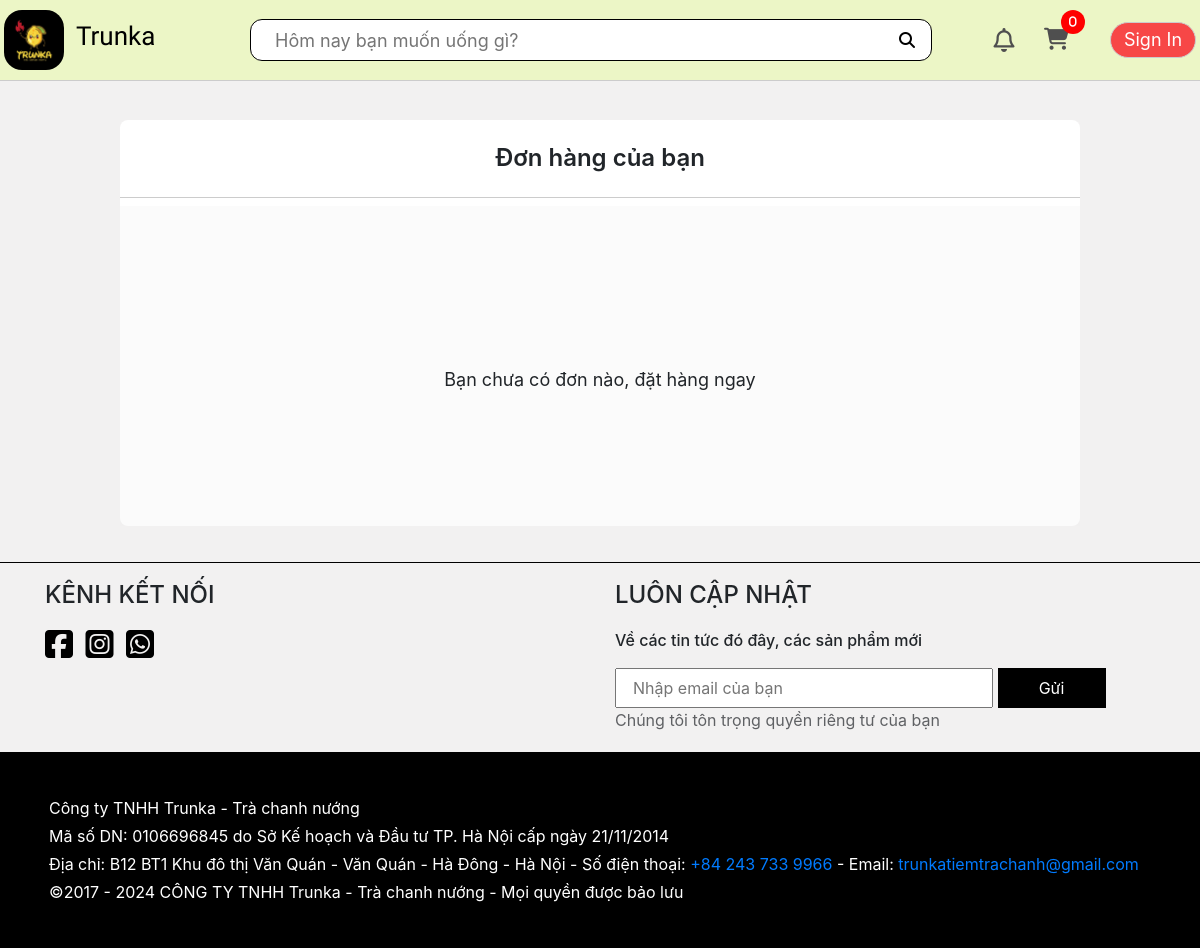
The app's page /order/ (signed in), older data.
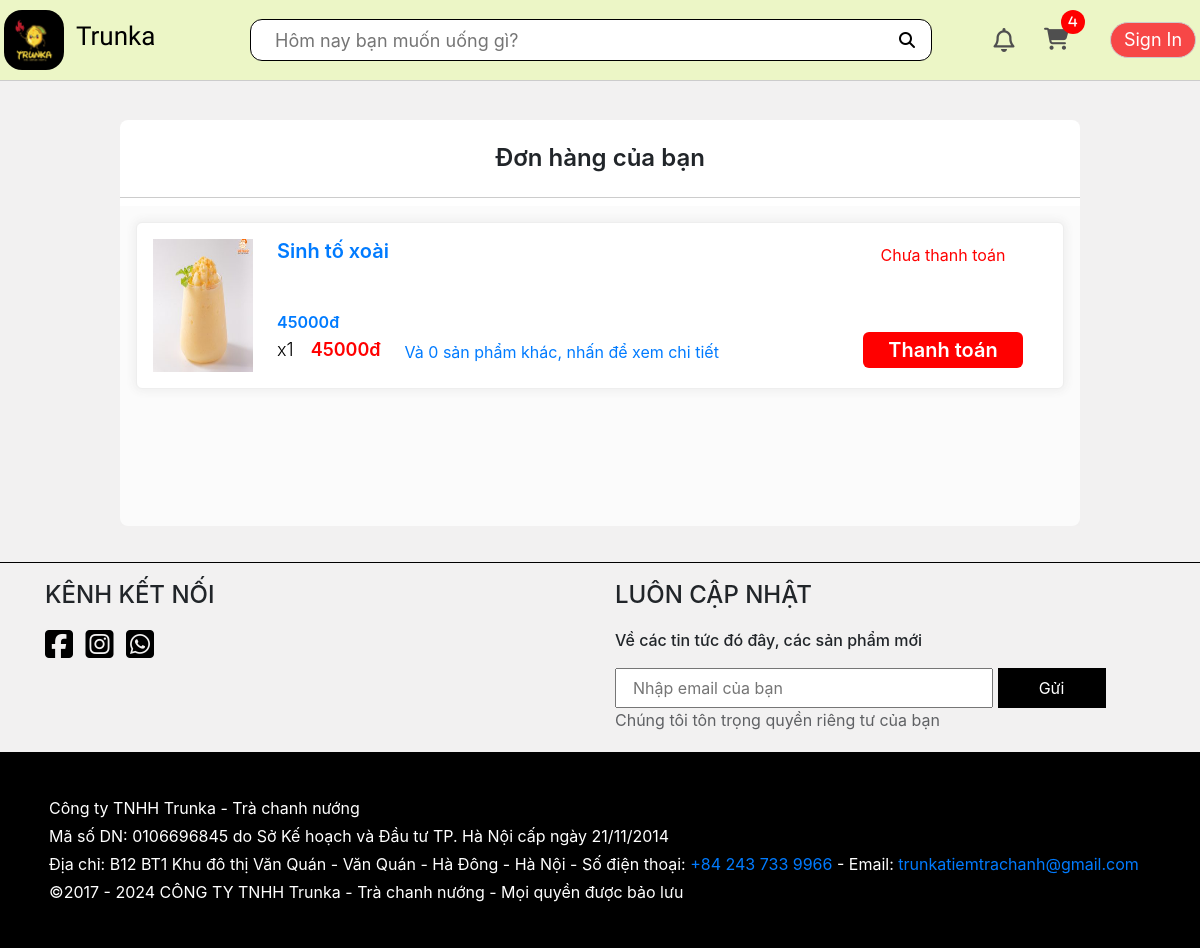
The same page, newer data.
### app/models.py (models this page shows, shortened)
class Cart(models.Model):
    customer = models.OneToOneField(User, on_delete=models.CASCADE, blank=True, null=True)
    def getCartItemsAmount(self):
        cartItems = self.cartitem_set.all()
        total = sum([item.quantity for item in cartItems])
        return total

class CartItem(models.Model):
    product = models.ForeignKey(Product, on_delete=models.SET_NULL, blank=True, null=True)
    cart = models.ForeignKey(Cart, on_delete=models.SET_NULL, blank=True, null=True)
    quantity = models.IntegerField(default=0, null=True, blank=True)
    dateAdded = models.DateTimeField(auto_now_add=True)

class Order(models.Model):
    customer = models.ForeignKey(User, on_delete=models.SET_NULL, blank=True, null=True)
    name = models.CharField(max_length=100, null=True)
    address = models.CharField(max_length=250, null=True)
    phoneNumber = models.CharField(max_length=10, null=True)
    dateOrder = models.DateTimeField(auto_now_add=True)
    complete = models.BooleanField(default=False, null=True, blank=False)
    active = models.BooleanField(default=False)
    isPaid = models.BooleanField(default=False) # Check if the order has been paid

class OrderItem(models.Model):
    product = models.ForeignKey(Product, on_delete=models.SET_NULL, blank=True, null=True)
    order = models.ForeignKey(Order, on_delete=models.SET_NULL, blank=True, null=True)
    quantity = models.IntegerField(default=0, null=True, blank=True)
    dateAdded = models.DateTimeField(auto_now_add=True)
    @property
    def get_total(self):
        return self.product.price * self.quantity

class Product(models.Model):
    name = models.CharField(max_length=100, null=True)
    price = models.IntegerField()
    cost = models.IntegerField(default=0)
    description = models.CharField(default='Người bán chưa cung cấp thông tin mô tả sản phẩm.', max_length=3000, null=True, blank=True)
    image = models.ImageField(upload_to='product', null=True, blank=True)
    imageURL = models.URLField(null=True, blank=True)
    slugName = models.SlugField(unique=True, null=True, blank=True)
    CATEGORY_CHOICES = [
        ('category0', 'Trà hoa quả'),
        ('category1', 'Cafe'),
        ('category2', 'Trà sữa'),
        ('category3', 'Trà ô long'),
        ('category4', 'Sữa chua'),
        ('category5', 'Đồ đá xay'),
        ('category6', 'Đồ ăn vặt'),
    ]
    category = models.CharField(
        max_length=30,
        choices=CATEGORY_CHOICES,
        default='category0',
    )

### app/views.py (the view)
# urls.py: path('order/', views.order, name='order'),
def order(request):
    if request.user.is_authenticated:
        customer = request.user
        cart, created = Cart.objects.get_or_create(customer=customer)
        orders = Order.objects.filter(customer=customer)
        ordersWithItems = []
        for order in orders:
            orderItems = order.orderitem_set.all()
            ordersWithItems.append((order, orderItems))
    else:
        customer = None
        cart = {'getCartItemsAmount': 0}
        ordersWithItems = []
    context = {'cart': cart ,'ordersWithItems': ordersWithItems}
    return render(request, 'app/order.html', context)

### app/models.py (called while the page is built)
    @property
    def avatarURL(self):
        url = '/static/app/images/avatar-icon.png'
        try:
            url = self.avatar.url
        except:
            url = '/static/app/images/avatar-icon.png'
        return url

### app/templates/app/order.html (shortened to what this page needs)
{% extends 'app/base.html' %}
{% load static %}
{% block title %}
    <link rel="stylesheet" href="{% static 'app/css/order.css' %}"/>
{% endblock title %}
{% block content %}
    <div class="your-order">
        <h2 class="your-order__heading">Đơn hàng của bạn</h2>
        <div class="your-order__content">
            {% if ordersWithItems %}
            <div class="list-order">
                {% for order, orderItems in ordersWithItems %}
                <div class="order">
                    <a class="order-demo" href="/order/details/{{order.id}}">
                        <div class="order-demo__img">
                            <img src="{{orderItems.first.product.imageURL}}" alt="image-product">
                        </div>
                        <div class="order-demo__info">
                            <h4 class="info__heading">{{orderItems.first.product.name}}</h4>
                            <div class="info__body">
                                <div class="info__body-price">
                                    {{orderItems.first.product.price}}đ
                                </div>
                                <div class="info__body-total">
                                    <div class="total-price">
                                        <div style="display: inline;" class="total-price__quantity">
                                            x{{orderItems.first.quantity}}
                                        </div>
                                        {{orderItems.first.get_total}}đ
                                    </div>
                                    <span>Và {{ orderItems|length|add:"-1" }} sản phẩm khác, nhấn để xem chi tiết</span>
                                </div>
                            </div>
                        </div>
                    </a>
                    <div class="order-demo__status">
                        {% if order.isPaid %}
                            {% if order.complete %}
                                <label style="color: #31af91">Đã hoàn thành</label>
                                <button data-order="{{order.id}}" type="button" disabled class="order-demo-button order__complete complete">
                                    <img src="{% static 'app/images/success-icon.png' %}">
                                </button>
                            {% else %}
                                <label style="color: #ff7600">Chưa hoàn thành</label>
                                <button data-order="{{order.id}}" type="button" class="order-demo-button order__complete">Đã nhận hàng</button>
                            {% endif %}
                        {% else %}
                            <label style="color: #ff0000">Chưa thanh toán</label>
                            <button data-order="{{order.id}}" type="button" class="order-demo-button order__pay-again">Thanh toán</button>
                        {% endif %}
                    </div>
                </div>
                {% endfor %}
            </div>
            {% else %}
                <span class="your-order__empty-message">Bạn chưa có đơn nào, đặt hàng ngay</span>
            {% endif %}
        </div>
    </div>
{% endblock content %}

### app/templates/app/base.html (shortened to what the changed rows need)
{% load static %}
<!DOCTYPE html>
<html lang="en">
<head>
    {% block title %}{% endblock title %}
    <link rel="stylesheet" href="https://cdn.jsdelivr.net/npm/bootstrap@4.0.0/dist/css/bootstrap.min.css">
    <link rel="stylesheet" href="https://cdnjs.cloudflare.com/ajax/libs/font-awesome/6.4.2/css/all.min.css">
    <link rel="stylesheet" href="{% static 'app/css/reset.css' %}"/>
    <link rel="stylesheet" href="{% static 'app/css/base.css' %}"/>
    <link rel="stylesheet" href="{% static 'app/css/responsive.css' %}"/>
</head>
<body>
    <header>
        <div class="header">
            <div class="nav grid">
                <div class="nav__logo">
                    <a href="{% url 'home' %}" class="logo-link">
                        <h2 class="logo-link__heading">Trunka</h2>
                    </a>
                </div>
                <div class="nav__cart pc tablet">
                    <a href="{% url 'cart' %}" class="nav__cart-link">
                        <i class="fa-solid fa-cart-shopping"><div class="nav__cart-quantity">{{cart.getCartItemsAmount}}</div></i>
                    </a>
                </div>
            </div>
        </div>
    </header>
    {% block content %}{% endblock content %}
</body>
</html>

Row changes from the older to the newer data that the page shows:
computed for Cart: getCartItemsAmount "0" → "4"
added Order: first.product.imageURL (picture), first.product.name "Sinh tố xoài", first.product.price "45000", first.quantity "1", first.get_total "45000", id.order_id "0"
Text that changed along with them:
text no longer shown: "Bạn chưa có đơn nào, đặt hàng ngay"
